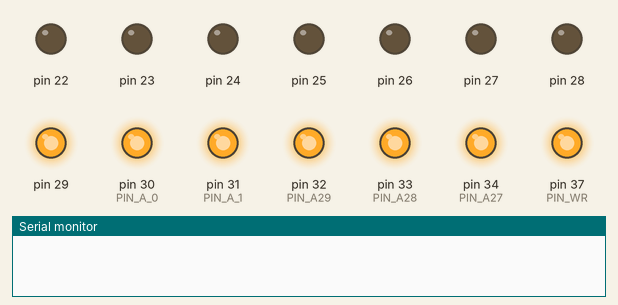
This sketch was run on a simulated Arduino Mega 2560, built with avr-gcc and run on an emulated ATmega2560. On the bench: output pins drawn as LEDs (lit = HIGH), the last lines printed to the serial monitor. Pins used as bus, display or sensor lines are not drawn.

Above: at 0.1 s.
At 1.2 s:
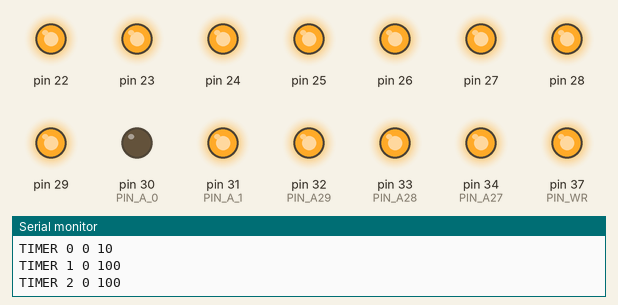
Timing chart, 0 to 2.7 s (numbered marks = the images above):
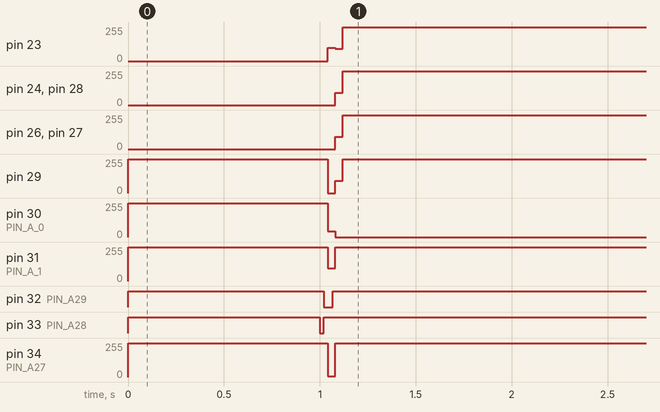

The sketch:

mainProgram.ino
```cpp
#include <SPI.h>
#define PIN_WR 37
#define PIN_RD 36
#define PIN_RES_DD9 35

#define PIN_A27 34
#define PIN_A28 33
#define PIN_A29 32
#define PIN_A_1 31
#define PIN_A_0 30
#define LCD_RESET 48
#define LCD_RS 49
#define LCD_CS 53

const unsigned char Enable_II = B10000000;
const unsigned char Enable_I = B01000000;
const unsigned char Enable_I_II = B00100000;
const unsigned char Enable_III = B00010000;
const unsigned char Enable_I_II_III = B00001000;
const unsigned char Enable_ST = B00000100;
const unsigned char Enable_I_II_III_ST = B00000010;

unsigned char CurrentWorkingMode = 0;

void SelectDD9() {
  digitalWrite(PIN_A29, HIGH);
  digitalWrite(PIN_A28, HIGH);
  digitalWrite(PIN_A27, LOW);
}

void SelectDD8() {
  digitalWrite(PIN_A29, LOW);
  digitalWrite(PIN_A28, HIGH);
  digitalWrite(PIN_A27, LOW);
}

void SelectDD7() {
  digitalWrite(PIN_A29, HIGH);
  digitalWrite(PIN_A28, LOW);
  digitalWrite(PIN_A27, LOW);
}

void SelectDD6() {
  digitalWrite(PIN_A29, LOW);
  digitalWrite(PIN_A28, LOW);
  digitalWrite(PIN_A27, LOW);
}

void ConfigDD9() {
  SelectDD9();
  digitalWrite(PIN_RES_DD9, HIGH);
  digitalWrite(PIN_RES_DD9, LOW);
  digitalWrite(PIN_RD, HIGH);

  PORTA = B10000000;
  digitalWrite(PIN_RES_DD9, LOW);
  digitalWrite(PIN_A_0, HIGH);
  digitalWrite(PIN_A_1, HIGH);
  digitalWrite(PIN_RD, HIGH);
  digitalWrite(PIN_WR, LOW);
  digitalWrite(PIN_WR, HIGH);
  digitalWrite(PIN_A27, HIGH);
}

void WriteToDD9(unsigned char data, char port){
  SelectDD9();

  digitalWrite(PIN_RES_DD9, LOW);
  if (port==0) {
    digitalWrite(PIN_A_0, HIGH); //A0
    digitalWrite(PIN_A_1, LOW); //A1
  }
  else {
    digitalWrite(PIN_A_0, LOW); //A0
    digitalWrite(PIN_A_1, HIGH); //A1
  }
  digitalWrite(PIN_RD, HIGH); //RD
  digitalWrite(PIN_WR, LOW);   //WR
  PORTA = data;
  digitalWrite(PIN_WR, HIGH);   //WR
  digitalWrite(PIN_A27, HIGH);
}

void EnableMode(unsigned char mode) {
  CurrentWorkingMode |= mode;
  WriteToDD9(CurrentWorkingMode, 0);
}

void DisableMode(unsigned char mode) {
  CurrentWorkingMode &= ~mode;
  WriteToDD9(CurrentWorkingMode, 0);
}

unsigned int
Reverse(register unsigned int x)
{
  x = (((x & 0xaaaa) >> 1) | ((x & 0x5555) << 1));
  x = (((x & 0xcccc) >> 2) | ((x & 0x3333) << 2));
  x = (((x & 0xf0f0) >> 4) | ((x & 0x0f0f) << 4));
  x = (((x & 0xff00) >> 8) | ((x & 0x00ff) << 8));
  return x;
}

void ConfigTimer(unsigned char timer, unsigned char mode) {
  unsigned char timerValue = 0x30;
  timerValue |= timer << 6;
  timerValue |= mode << 1;

  digitalWrite(PIN_RD, HIGH); //RD
  digitalWrite(PIN_WR, HIGH);   //WR
  digitalWrite(PIN_A_0, HIGH); //A0
  digitalWrite(PIN_A_1, HIGH); //A1
  PORTA = timerValue;
  //Serial.print("TIMER VAl ");
  //Serial.println(timerValue);
 /* if (timer == 0) {
   PORTA = B01001100;
  } else if (timer == 1) {
   PORTA = B01001110;
  } else {
   PORTA = B01001101;
  }*/
   delayMicroseconds(2);
  digitalWrite(PIN_WR, LOW);   //WR
  delayMicroseconds(2);
  digitalWrite(PIN_WR, HIGH);   //WR
}

void WriteTimer(unsigned char number, unsigned int value){

  unsigned char low = value & 0xFF;
  unsigned char high = (value & 0xFF00) >> 8;
 digitalWrite(PIN_RD, HIGH); //RD
 digitalWrite(PIN_WR, HIGH);   //WR

  if (number == 0) {
    digitalWrite(PIN_A_0, LOW); //A0
    digitalWrite(PIN_A_1, LOW); //A1
  } else if (number == 1) {
    digitalWrite(PIN_A_0, HIGH); //A0
    digitalWrite(PIN_A_1, LOW); //A1
  } else {
    digitalWrite(PIN_A_0, LOW); //A0
    digitalWrite(PIN_A_1, HIGH); //A1
  }

  PORTA = low;
  delayMicroseconds(2);
  digitalWrite(PIN_WR, LOW);   //WR
  delayMicroseconds(2);
  digitalWrite(PIN_WR, HIGH);   //WR

  PORTA = high;
  delayMicroseconds(2);
  digitalWrite(PIN_WR, LOW);   //WR
  delayMicroseconds(2);
  digitalWrite(PIN_WR, HIGH);   //WR
  Serial.print("TIMER ");
  Serial.print(number);
  Serial.print(" ");
  Serial.print(high);
  Serial.print(" ");
  Serial.println(low);
}

void MakePulseI(){
  SelectDD6();
  ConfigTimer(0,1);
  ConfigTimer(1,1);
  ConfigTimer(2,1);

  WriteTimer(1, 1);//2 mcs
  WriteTimer(2, 400);//40 mcs
  WriteTimer(0, 1); //4 mcs
  digitalWrite(PIN_A27, HIGH);

}

void SetDD7(){
   SelectDD7();
  ConfigTimer(0,1);
  ConfigTimer(1,2);
  ConfigTimer(2,1);

  WriteTimer(1, 100);
  WriteTimer(0, 6);
  WriteTimer(2, 600);
}

void SetDD8(){
   SelectDD8();
  ConfigTimer(0,1);
  WriteTimer(0, 10);
  ConfigTimer(1,2);
  WriteTimer(1, 100);
  ConfigTimer(2,1);
  WriteTimer(2, 100);
}


void WriteLCD(){
  SPI.begin();
  SPI.beginTransaction(SPISettings(7300000, MSBFIRST, SPI_MODE3));
  //Startup
  digitalWrite(LCD_CS, HIGH);
  digitalWrite(LCD_RESET, LOW);
  delay(75);
  digitalWrite(LCD_RESET, HIGH);
  delay(525);
  //Init
  digitalWrite(LCD_RS, LOW);
  digitalWrite(LCD_CS, LOW);
  SPI.transfer(0x81);
  SPI.transfer(0x45);
  digitalWrite(LCD_CS, HIGH);
  digitalWrite(LCD_CS, LOW);
  unsigned char initData[]={0xA1, 0xC0, 0xA6, 0x74, 0x00, 0x81, 0x45, 0x40,
  0x55, 0xAB, 0x27, 0x8A, 0x00, 0xB0, 0x10, 0x00, 0xA4, 0xAF };
  unsigned char sz = sizeof(initData)/sizeof(unsigned char);
  for (unsigned char i=0; i<18; i++){
    SPI.transfer(initData[i]);
  }
  digitalWrite(LCD_CS, HIGH);
  //Data
  digitalWrite(LCD_RS, LOW);
  digitalWrite(LCD_CS, LOW);
    SPI.transfer(0xB5);
    SPI.transfer(0x10);
    SPI.transfer(0x00);
  digitalWrite(LCD_CS, HIGH);
  digitalWrite(LCD_RS, HIGH);
  digitalWrite(LCD_CS, LOW);
  for (unsigned char i=0; i<100; i++){
    SPI.transfer(0xaa);
  }
  digitalWrite(LCD_CS, HIGH);
}

void setup() {
  // put your setup code here, to run once:
  DDRA = 0xFF;
  DDRC = 0xFF;
  PORTA = 0x00;
  PORTC = 0x00;
  pinMode(LCD_RESET, OUTPUT);
  pinMode(LCD_RS, OUTPUT);
  pinMode(LCD_CS, OUTPUT);

    Serial.begin(9600);
  ConfigDD9();
  delay(1000);
  CurrentWorkingMode = 0x00;
  WriteToDD9(CurrentWorkingMode, 0);
  WriteToDD9(0x00, 1);

  MakePulseI();
  delay(1);
 SetDD7();
 SetDD8();

 delay(1);
 WriteToDD9(0xFF, 1);
   digitalWrite(PIN_A27, HIGH);

   WriteLCD();
}

void loop() {
  WriteLCD();
  delay(100);
  /*delay(100);
 // MakePulseI();
  delayMicroseconds(2);
  WriteToDD9(0xFF, 1);
  delay(10);
  WriteToDD9(0x00, 1);  */
}
/*  digitalWrite(PIN_RD, HIGH); //RD
  digitalWrite(PIN_WR, HIGH);   //WR
  digitalWrite(PIN_A_0, HIGH); //A0
  digitalWrite(PIN_A_1, HIGH); //A1
  PORTA = B01001110;
  digitalWrite(PIN_WR, LOW);   //WR
  digitalWrite(PIN_WR, HIGH);   //WR

  digitalWrite(PIN_A_0, HIGH); //A0
  digitalWrite(PIN_A_1, LOW); //A1
  PORTA = 0x00;
  digitalWrite(PIN_WR, LOW);   //WR
  digitalWrite(PIN_WR, HIGH);   //WR

  PORTA = 0x80;
  digitalWrite(PIN_WR, LOW);   //WR
  digitalWrite(PIN_WR, HIGH);   //WR

  digitalWrite(PIN_A27, HIGH);*/
```
